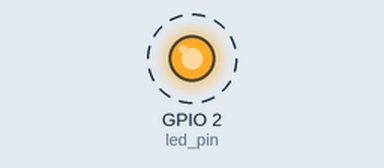
Recording of a sketch running on a simulated ESP32. Parts: output pins drawn as LEDs (lit = HIGH). Dashed ring = blinking.

Above: at 0.2 s.
Timing chart, 0 to 3.0 s (numbered marks = the images above):
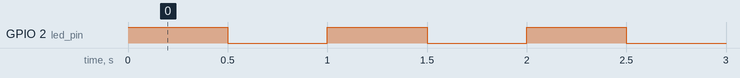

The sketch:

Part_3.ino
```cpp
#if CONFIG_FREERTOS_UNICORE
static const BaseType_t app_cpu = 0;
#else
static const BaseType_t app_cpu = 1;
#endif

static const int led_pin=2;

void toggleLED_1(void *parameter) {
  while(1) {
    digitalWrite(led_pin, HIGH);
    vTaskDelay(500 / portTICK_PERIOD_MS);
    digitalWrite(led_pin, LOW);
    vTaskDelay(500 / portTICK_PERIOD_MS);
  }
}

void setup() {

  pinMode(led_pin, OUTPUT);
  xTaskCreatePinnedToCore(toggleLED_1,"Toggle 1",1024,NULL,1,NULL,app_cpu);

}

void loop() {

}
```

Measured:
- by itself, GPIO 2 (led_pin): alternates HIGH for 0.50 s and LOW for 0.50 s
